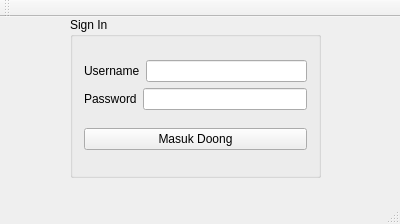
<?xml version="1.0" encoding="UTF-8"?>
<ui version="4.0">
 <class>MainWindow</class>
 <widget class="QMainWindow" name="MainWindow">
  <property name="geometry">
   <rect>
    <x>0</x>
    <y>0</y>
    <width>400</width>
    <height>224</height>
   </rect>
  </property>
  <property name="windowTitle">
   <string>MainWindow</string>
  </property>
  <widget class="QWidget" name="centralWidget">
   <widget class="QGroupBox" name="groupBox">
    <property name="geometry">
     <rect>
      <x>70</x>
      <y>0</y>
      <width>251</width>
      <height>161</height>
     </rect>
    </property>
    <property name="title">
     <string>Sign In</string>
    </property>
    <layout class="QVBoxLayout" name="verticalLayout_2">
     <item>
      <layout class="QVBoxLayout" name="verticalLayout">
       <item>
        <layout class="QHBoxLayout" name="horizontalLayout">
         <item>
          <widget class="QLabel" name="label">
           <property name="text">
            <string>Username</string>
           </property>
          </widget>
         </item>
         <item>
          <widget class="QLineEdit" name="lineEdit_username"/>
         </item>
        </layout>
       </item>
       <item>
        <layout class="QHBoxLayout" name="horizontalLayout_2">
         <item>
          <widget class="QLabel" name="label_2">
           <property name="text">
            <string>Password</string>
           </property>
          </widget>
         </item>
         <item>
          <widget class="QLineEdit" name="lineEdit_password"/>
         </item>
        </layout>
       </item>
      </layout>
     </item>
     <item>
      <widget class="QPushButton" name="pushButton_Login">
       <property name="text">
        <string>Masuk Doong</string>
       </property>
      </widget>
     </item>
    </layout>
   </widget>
  </widget>
  <widget class="QMenuBar" name="menuBar">
   <property name="geometry">
    <rect>
     <x>0</x>
     <y>0</y>
     <width>400</width>
     <height>25</height>
    </rect>
   </property>
  </widget>
  <widget class="QToolBar" name="mainToolBar">
   <attribute name="toolBarArea">
    <enum>TopToolBarArea</enum>
   </attribute>
   <attribute name="toolBarBreak">
    <bool>false</bool>
   </attribute>
  </widget>
  <widget class="QStatusBar" name="statusBar"/>
 </widget>
 <layoutdefault spacing="6" margin="11"/>
 <resources/>
 <connections/>
</ui>
